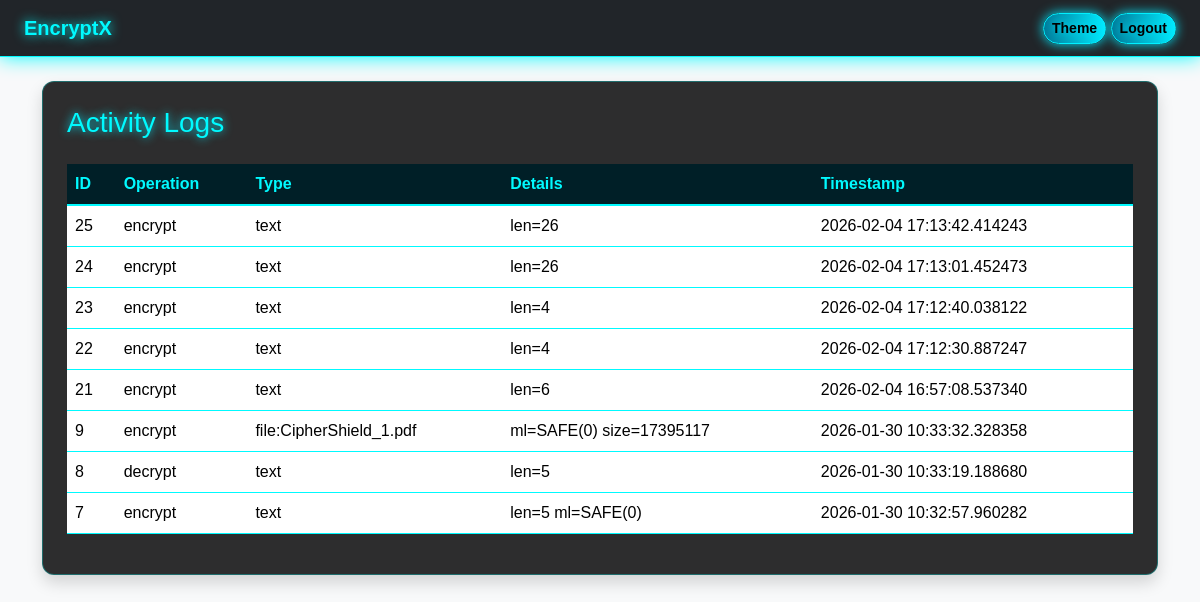
The app's page /logs (signed in) with its own data.
### models.py (models this page shows)
class OperationLog(db.Model):
    id = db.Column(db.Integer, primary_key=True)
    user_id = db.Column(db.Integer, nullable=False)
    operation = db.Column(db.String(50))
    data_type = db.Column(db.String(50))
    details = db.Column(db.String(500))
    timestamp = db.Column(db.DateTime, default=datetime.utcnow)

### app.py (the view)
@app.route("/logs")
@login_required
def logs_view():
    logs = OperationLog.query.filter_by(user_id=current_user.id).order_by(OperationLog.id.desc()).all()
    return render_template("logs.html", logs=logs, theme=current_user.theme)

### app.py (called while the page is built)
@login_manager.user_loader
def load_user(user_id):
    return User.query.get(int(user_id))

### templates/logs.html
{% extends "layout.html" %}
{% block content %}
<div class="card shadow p-4">
    <h3>Activity Logs</h3>
    <table class="table mt-3">
        <thead class="table-dark">
            <tr>
                <th>ID</th>
                <th>Operation</th>
                <th>Type</th>
                <th>Details</th>
                <th>Timestamp</th>
            </tr>
        </thead>
        <tbody>
            {% for log in logs %}
            <tr>
                <td>{{ log.id }}</td>
                <td>{{ log.operation }}</td>
                <td>{{ log.data_type }}</td>
                <td>{{ log.details }}</td>
                <td>{{ log.timestamp }}</td>
            </tr>
            {% endfor %}
        </tbody>
    </table>
</div>
{% endblock %}

### static/neon.css (style rules this page uses)
body { background: #020202; color: #e2e2e2; font-family: "Poppins", sans-serif; }
.card { background: rgba(10, 10, 10, 0.85); border: 1px solid rgba(0, 255, 255, 0.3); box-shadow: 0 0 15px rgba(0, 255, 255, 0.4); border-radius: 12px; transition: 0.4s; }
h1, h2, h3, h4, h5 { color: #00faff; text-shadow: 0 0 10px #00eaff; }
.table { color: #00faff; border-color: #00faff; }
.table-dark th { background: #001f27 !important; color: #00faff !important; border-bottom: 2px solid #00faff; }

### records on screen
OperationLog: id "25", operation "encrypt", data_type "text", details "len=26", timestamp "2026-02-04 17:13:42.414243"
OperationLog: id "24", operation "encrypt", data_type "text", details "len=26", timestamp "2026-02-04 17:13:01.452473"
OperationLog: id "23", operation "encrypt", data_type "text", details "len=4", timestamp "2026-02-04 17:12:40.038122"
OperationLog: id "22", operation "encrypt", data_type "text", details "len=4", timestamp "2026-02-04 17:12:30.887247"
OperationLog: id "21", operation "encrypt", data_type "text", details "len=6", timestamp "2026-02-04 16:57:08.537340"
OperationLog: id "9", operation "encrypt", data_type "file:CipherShield_1.pdf", details "ml=SAFE(0) size=17395117", timestamp "2026-01-30 10:33:32.328358"
OperationLog: id "8", operation "decrypt", data_type "text", details "len=5", timestamp "2026-01-30 10:33:19.188680"
OperationLog: id "7", operation "encrypt", data_type "text", details "len=5 ml=SAFE(0)", timestamp "2026-01-30 10:32:57.960282"
